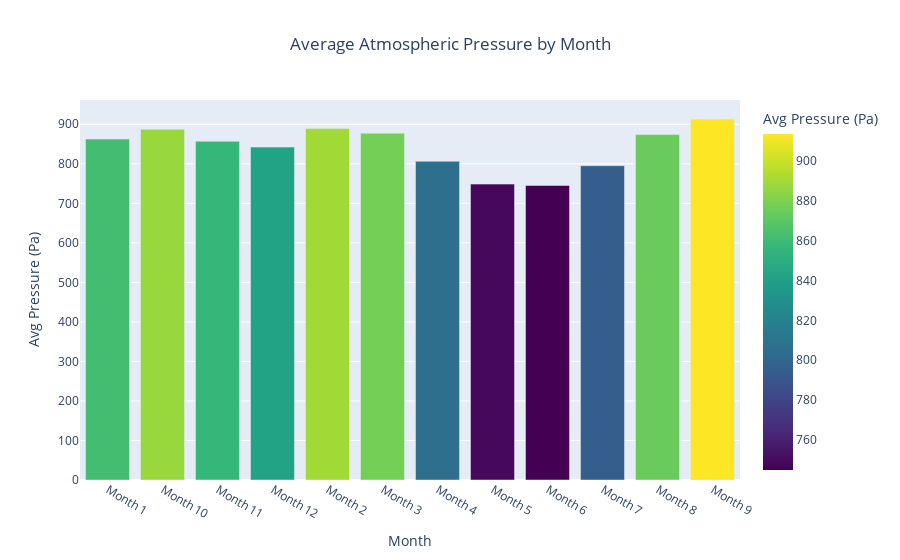

The cell this chart's notebook holds for it:
### Markdown cell above
**3B.** Using your grouped results above to plot a bar chart of the average atmospheric pressure by month.

### Code cell
# Bar chart of the average atmospheric pressure by month
fig = px.bar(
    avg_pressure_by_month,
    x='month',
    y='pressure',
    title='Average Atmospheric Pressure by Month',
    labels={'month': 'Month', 'pressure': 'Avg Pressure (Pa)'},
    color='pressure',
    color_continuous_scale='Viridis'
)

# Center the title
fig.update_layout(title={'x': 0.5})

fig.show()

### Figure 1 — Plotly figure (JSON) as saved in the notebook; plotly's stock layout.template omitted (floating-point values rounded to 4 significant figures)
{"data": [{"alignmentgroup": "True", "hovertemplate": "Month=%{x}<br>Avg Pressure (Pa)=%{marker.color}<extra></extra>", "legendgroup": "", "marker": {"color": [862.5, 887.3, 857.0, 842.2, 889.5, 877.3, 806.3, 748.6, 745.1, 795.1, 873.8, 913.3], "coloraxis": "coloraxis", "pattern": {"shape": ""}}, "name": "", "offsetgroup": "", "orientation": "v", "showlegend": false, "textposition": "auto", "type": "bar", "x": ["Month 1", "Month 10", "Month 11", "Month 12", "Month 2", "Month 3", "Month 4", "Month 5", "Month 6", "Month 7", "Month 8", "Month 9"], "xaxis": "x", "y": [862.5, 887.3, 857.0, 842.2, 889.5, 877.3, 806.3, 748.6, 745.1, 795.1, 873.8, 913.3], "yaxis": "y"}], "layout": {"autosize": true, "barmode": "relative", "coloraxis": {"colorbar": {"title": {"text": "Avg Pressure (Pa)"}}, "colorscale": [[0, "#440154"], [0.1111, "#482878"], [0.2222, "#3e4989"], [0.3333, "#31688e"], [0.4444, "#26828e"], [0.5556, "#1f9e89"], [0.6667, "#35b779"], [0.7778, "#6ece58"], [0.8889, "#b5de2b"], [1, "#fde725"]]}, "legend": {"tracegroupgap": 0}, "title": {"text": "Average Atmospheric Pressure by Month", "x": 0.5}, "xaxis": {"anchor": "y", "autorange": true, "domain": [0, 1], "range": [-0.5, 11.5], "title": {"text": "Month"}, "type": "category"}, "yaxis": {"anchor": "x", "autorange": true, "domain": [0, 1], "range": [0, 961.4], "title": {"text": "Avg Pressure (Pa)"}, "type": "linear"}}}
